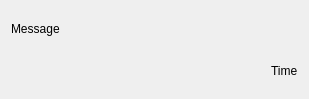
<?xml version="1.0" encoding="UTF-8"?>
<ui version="4.0">
 <class>ChatItemWidget</class>
 <widget class="QWidget" name="ChatItemWidget">
  <property name="geometry">
   <rect>
    <x>0</x>
    <y>0</y>
    <width>309</width>
    <height>99</height>
   </rect>
  </property>
  <property name="windowTitle">
   <string>Form</string>
  </property>
  <layout class="QVBoxLayout" name="verticalLayout">
   <item>
    <widget class="QLabel" name="labelMessage">
     <property name="text">
      <string>Message</string>
     </property>
    </widget>
   </item>
   <item alignment="Qt::AlignRight">
    <widget class="QLabel" name="labelTime">
     <property name="text">
      <string>Time</string>
     </property>
    </widget>
   </item>
  </layout>
 </widget>
 <resources/>
 <connections/>
</ui>
